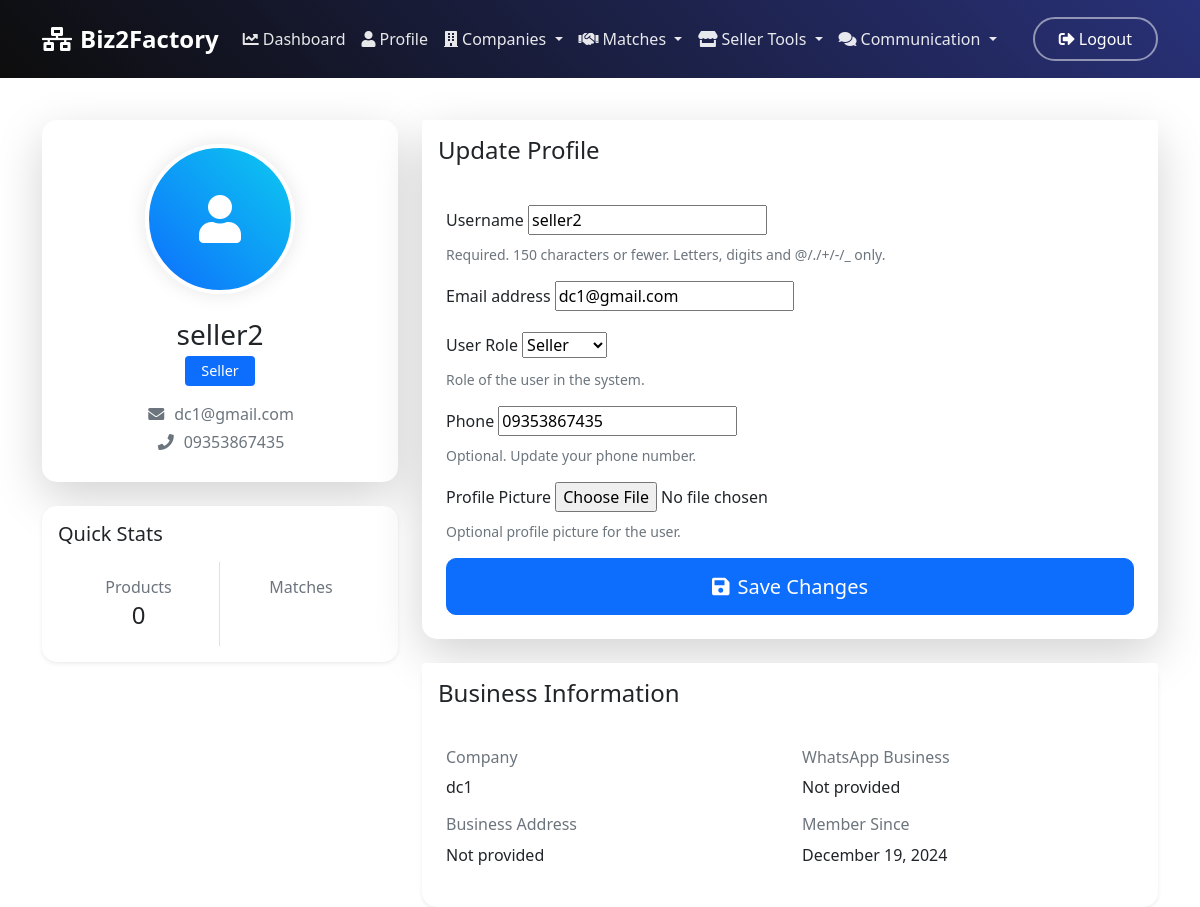
Screenshot of /profile/ (signed in) with the database file from the repository.
### SME/models.py (models this page shows, shortened)
class User(AbstractUser):
    USER_ROLES = [
        ('seller', 'Seller'),
        ('buyer', 'Buyer'),
        ('admin', 'Admin'),
        ('supplier', 'Supplier'),
    ]
    role = models.CharField(
        max_length=10,
        choices=USER_ROLES,
        default='seller',
        verbose_name="User Role",
        help_text="Role of the user in the system."
    )
    phone = models.CharField(
        max_length=20,
        validators=[
            RegexValidator(
                r'^\+?1?\d{9,15}$',
                'Enter a valid phone number, including country code.'
            )
        ],
        blank=True,
        verbose_name="Phone Number"
    )
    profile_picture = models.ImageField(
        upload_to='profile_pictures/',
        blank=True,
        verbose_name="Profile Picture",
        help_text="Optional profile picture for the user."
    )

class SellerProfile(models.Model):
    user = models.OneToOneField(
        User,
        on_delete=models.CASCADE,
        related_name="seller_profile",
        unique=True
    )
    company = models.OneToOneField(
        Company,
        on_delete=models.CASCADE,
        related_name="seller_profile"
    )
    address = models.TextField(null=True, blank=True)
    whatsapp_number = models.CharField(max_length=20, null=True, blank=True)
    created_at = models.DateTimeField(auto_now_add=True)

class Company(models.Model):
    company_name = models.CharField(max_length=200, unique=True)
    email = models.EmailField(unique=True)
    phone = models.CharField(max_length=20, null=True, blank=True)
    address = models.TextField(null=True, blank=True)
    country = models.CharField(max_length=100, null=True, blank=True)
    website = models.URLField(null=True, blank=True)

### SME/views.py (the view)
# urls.py: path('profile/', views.profile_view, name='profile'),
@login_required
def profile_view(request):
    if request.method == 'POST':
        form = UserUpdateForm(request.POST, request.FILES, instance=request.user)
        if form.is_valid():
            form.save()
            messages.success(request, 'Profile updated successfully!')
            return redirect('profile')
        else:
            messages.error(request, 'Please correct the errors below.')
    else:
        form = UserUpdateForm(instance=request.user)
    return render(request, 'profile.html', {'form': form})

### SME/forms.py
class UserUpdateForm(UserChangeForm):
    password = None  # Exclude password field from the form
    phone = forms.CharField(
        max_length=20,
        validators=[
            RegexValidator(
                r'^\+?1?\d{9,15}$',
                'Enter a valid phone number, including country code.'
            )
        ],
        required=False,
        help_text="Optional. Update your phone number."
    )
    class Meta:
        model = User
        fields = ['username', 'email', 'role', 'phone', 'profile_picture']

### SME/templates/profile.html (shortened to what this page needs)
{% extends 'base.html' %}
{% block content %}
<div class="container mt-5">
    <div class="row">
        <div class="col-md-4 mb-4">
            <div class="card shadow-lg border-0">
                <div class="card-body text-center p-4">
                    <div class="profile-image-container mb-4">
                        {% if user.profile_picture %}
                            <img src="{{ user.profile_picture.url }}" alt="Profile Picture" class="profile-image">
                        {% else %}
                            <div class="profile-image-placeholder">
                                <i class="fas fa-user fa-3x text-white"></i>
                            </div>
                        {% endif %}
                    </div>
                    <h3 class="mb-1">{{ user.username }}</h3>
                    <span class="badge bg-primary mb-3">{{ user.get_role_display }}</span>
                    <div class="contact-info">
                        <p class="mb-1"><i class="fas fa-envelope me-2"></i>{{ user.email }}</p>
                        {% if user.phone %}
                            <p class="mb-1"><i class="fas fa-phone me-2"></i>{{ user.phone }}</p>
                        {% endif %}
                    </div>
                </div>
            </div>
            <div class="card shadow-sm border-0 mt-4">
                <div class="card-body">
                    <h5 class="card-title mb-3">Quick Stats</h5>
                    <div class="row g-0 text-center">
                        {% if user.role == 'seller' %}
                            <div class="col-6 border-end">
                                <div class="p-3">
                                    <h6 class="text-muted mb-1">Products</h6>
                                    <h4 class="mb-0">{{ user.seller_profile.products.count }}</h4>
                                </div>
                            </div>
                            <div class="col-6">
                                <div class="p-3">
                                    <h6 class="text-muted mb-1">Matches</h6>
                                </div>
                            </div>
                        {% endif %}
                    </div>
                </div>
            </div>
        </div>
        <div class="col-md-8">
            <div class="card shadow-lg border-0">
                <div class="card-header bg-white border-0 py-3">
                    <h4 class="mb-0">Update Profile</h4>
                </div>
                <div class="card-body p-4">
                    <form method="post" enctype="multipart/form-data" class="animate__animated animate__fadeIn">
                        {% for field in form %}
                            <div class="mb-3">
                                <label for="{{ field.id_for_label }}" class="form-label">
                                    {{ field.label }}
                                </label>
                                {{ field }}
                                {% if field.help_text %}
                                    <div class="form-text">{{ field.help_text }}</div>
                                {% endif %}
                            </div>
                        {% endfor %}
                        <div class="d-grid gap-2">
                            <button type="submit" class="btn btn-primary btn-lg">
                                <i class="fas fa-save me-2"></i>Save Changes
                            </button>
                        </div>
                    </form>
                </div>
            </div>
            {% if user.role == 'seller' %}
                <div class="card shadow-sm border-0 mt-4">
                    <div class="card-header bg-white border-0 py-3">
                        <h4 class="mb-0">Business Information</h4>
                    </div>
                    <div class="card-body p-4">
                        <div class="row">
                            <div class="col-md-6">
                                <h6 class="text-muted">Company</h6>
                                <p class="mb-3">{{ user.seller_profile.company.company_name }}</p>
                                <h6 class="text-muted">Business Address</h6>
                                <p class="mb-3">{{ user.seller_profile.address|default:"Not provided" }}</p>
                            </div>
                            <div class="col-md-6">
                                <h6 class="text-muted">WhatsApp Business</h6>
                                <p class="mb-3">{{ user.seller_profile.whatsapp_number|default:"Not provided" }}</p>
                                <h6 class="text-muted">Member Since</h6>
                                <p>{{ user.date_joined|date:"F j, Y" }}</p>
                            </div>
                        </div>
                    </div>
                </div>
            {% endif %}
        </div>
    </div>
</div>
{% endblock %}

### SME/templates/profile.html (style rules this page uses)
.profile-image-container { width: 150px; height: 150px; margin: 0 auto; position: relative; }
.profile-image-placeholder { width: 100%; height: 100%; border-radius: 50%; background: linear-gradient(45deg, #0d6efd, #0dcaf0); display: flex; align-items: center; justify-content: center; border: 4px solid #fff; box-shadow: 0 0 20px rgba(0,0,0,0.1); }
.card { border-radius: 15px; transition: all 0.3s ease; }
.btn-primary { padding: 0.8rem; font-weight: 500; border-radius: 10px; transition: all 0.3s ease; }
.badge { padding: 0.5rem 1rem; font-weight: 500; font-size: 0.9rem; }
.contact-info { color: #6c757d; }
.contact-info i { width: 20px; }
.shadow-lg { box-shadow: 0 1rem 3rem rgba(0,0,0,0.175) !important; }
.shadow-sm { box-shadow: 0 .125rem .25rem rgba(0,0,0,0.075) !important; }
.card-header { background: transparent; }
.animate__animated { animation-duration: 0.5s; }

### rows the page displays
User: username "seller2", role "Seller", email "dc1@gmail.com", phone "09353867435", seller_profile.products.count "0", form "seller2" "dc1@gmail.com" "Seller" "09353867435", seller_profile.company.company_name "dc1", seller_profile.address "Not provided", seller_profile.whatsapp_number "Not provided", date_joined "December 19, 2024"

### other values shown
{{ field.label }} "Username" "Email address" "User Role" "Phone" "Profile Picture"
{{ field.help_text }} "Required. 150 characters or fewer. Letters, digits and @/./+/-/_ only." "Role of the user in the system." "Optional. Update your phone number." "Optional profile picture for the user."
